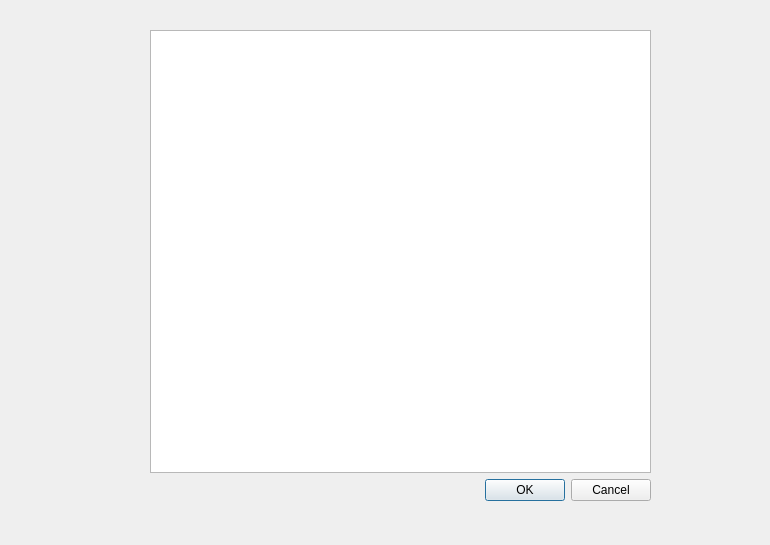
<?xml version="1.0" encoding="UTF-8"?>
<ui version="4.0">
 <class>DArbolBolas</class>
 <widget class="QDialog" name="DArbolBolas">
  <property name="geometry">
   <rect>
    <x>0</x>
    <y>0</y>
    <width>770</width>
    <height>545</height>
   </rect>
  </property>
  <property name="windowTitle">
   <string>Dialog</string>
  </property>
  <widget class="QWidget" name="">
   <property name="geometry">
    <rect>
     <x>150</x>
     <y>30</y>
     <width>501</width>
     <height>471</height>
    </rect>
   </property>
   <layout class="QVBoxLayout" name="verticalLayout">
    <item>
     <widget class="QTreeView" name="vistaArbol"/>
    </item>
    <item>
     <widget class="QDialogButtonBox" name="buttonBox">
      <property name="orientation">
       <enum>Qt::Horizontal</enum>
      </property>
      <property name="standardButtons">
       <set>QDialogButtonBox::Cancel|QDialogButtonBox::Ok</set>
      </property>
     </widget>
    </item>
   </layout>
  </widget>
 </widget>
 <resources/>
 <connections>
  <connection>
   <sender>buttonBox</sender>
   <signal>accepted()</signal>
   <receiver>DArbolBolas</receiver>
   <slot>accept()</slot>
   <hints>
    <hint type="sourcelabel">
     <x>248</x>
     <y>254</y>
    </hint>
    <hint type="destinationlabel">
     <x>157</x>
     <y>274</y>
    </hint>
   </hints>
  </connection>
  <connection>
   <sender>buttonBox</sender>
   <signal>rejected()</signal>
   <receiver>DArbolBolas</receiver>
   <slot>reject()</slot>
   <hints>
    <hint type="sourcelabel">
     <x>316</x>
     <y>260</y>
    </hint>
    <hint type="destinationlabel">
     <x>286</x>
     <y>274</y>
    </hint>
   </hints>
  </connection>
 </connections>
</ui>
